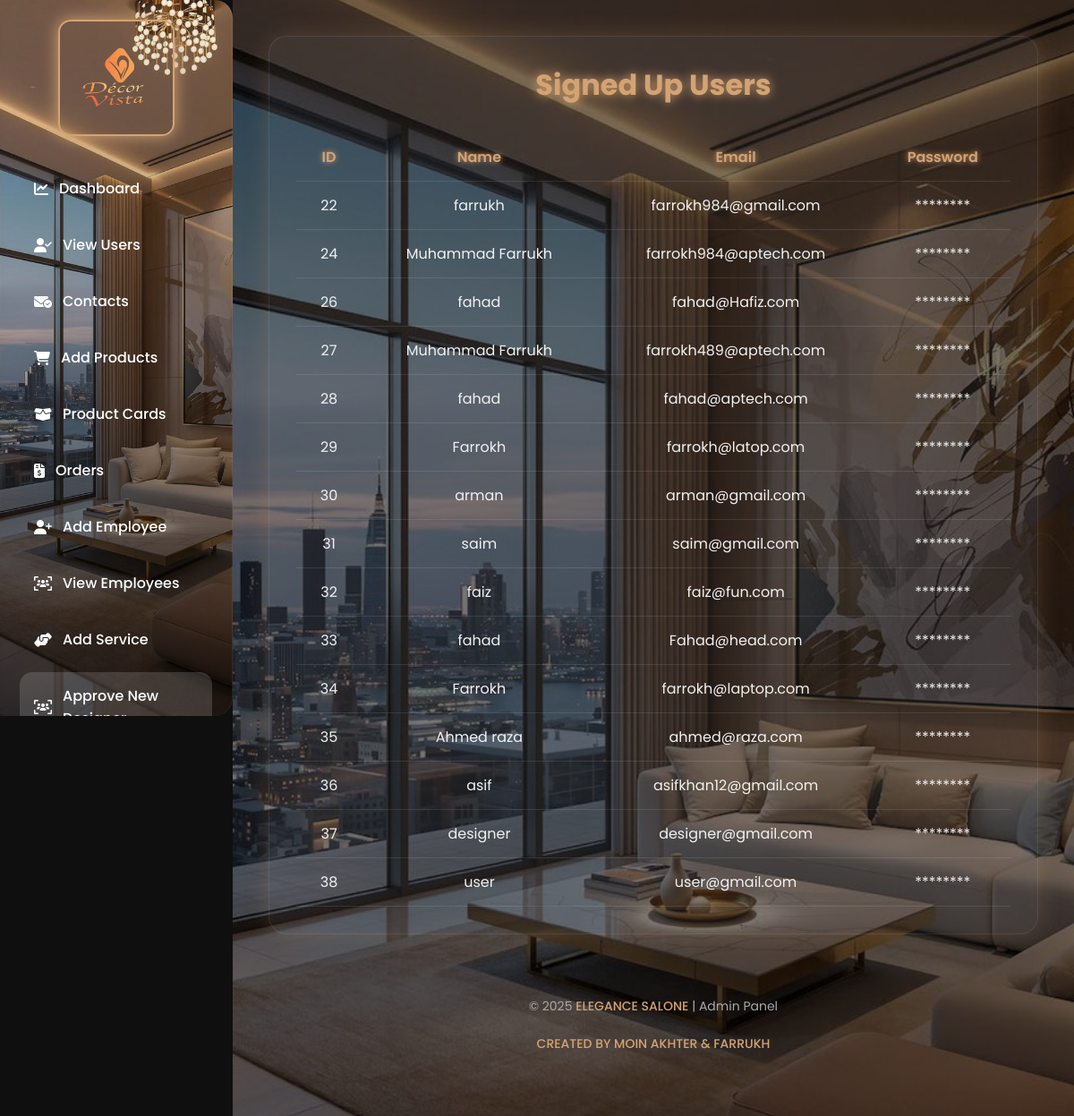
The page /Signup_view.php (signed in) on the database its author committed.
### tables this page shows
CREATE TABLE `users` (
  `id` int(11) NOT NULL,
  `name` varchar(80) NOT NULL,
  `email` varchar(100) NOT NULL,
  `password` varchar(255) NOT NULL,
  `role` enum('user','designer','admin') NOT NULL DEFAULT 'user',
  `is_approved` tinyint(1) NOT NULL DEFAULT 1,
  `created_at` timestamp NOT NULL DEFAULT current_timestamp()
);

### Signup_view.php (the view, shortened to what this page needs)
<?php
include "db.php";
$query = "SELECT * FROM users";
$result = mysqli_query($conn, $query);
?>
<!DOCTYPE html>
<html lang="en">
<head>
  <link rel="stylesheet" href="https://cdnjs.cloudflare.com/ajax/libs/font-awesome/6.4.0/css/all.min.css">
</head>
<body>
  <div class="sidebar">
    <div class="logo">
      <img src="decorevistaimages/logo.png" alt="Logo" />
    </div>
     <nav>
            <a href="admin.php"><i class="fa-solid fa-chart-line"></i> Dashboard</a>
            <a href="Signup_view.php"><i class="fa-solid fa-user-check"></i> View Users</a>
            <a href="contect_view.php"><i class="fa-solid fa-envelope-circle-check"></i> Contacts</a>
            <a href="admin_add_product3.php"><i class="fa-solid fa-cart-shopping"></i> Add Products</a>
            <a href="view_products_cards.php"><i class="fa-solid fa-box-open"></i> Product Cards</a>
            <a href="admin_order.php"><i class="fa-solid fa-file-invoice-dollar"></i> Orders</a>
            <a href="admin_add_employee.php"><i class="fa-solid fa-user-plus"></i> Add Employee</a>
            <a href="admin_view_employee.php"><i class="fa-solid fa-users-viewfinder"></i> View Employees</a>
            <a href="appointment_service_add.php"><i class="fa-solid fa-handshake-angle"></i> Add Service</a>
            <a href="designer-approval.php" style="background:rgba(255,255,255,0.15);"><i
                    class="fa-solid fa-users-viewfinder"></i> Approve New Designer</a>
        </nav>
  </div>
<div class="main-content">
  <div class="container">
    <h2>Signed Up Users</h2>
    <table>
      <thead>
        <tr>
          <th>ID</th>
          <th>Name</th>
          <th>Email</th>
          <th>Password</th>
        </tr>
      </thead>
      <tbody>
        <?php while ($row = mysqli_fetch_assoc($result)): ?>
        <tr>
          <td><?= $row['id']; ?></td>
          <td><?= $row['name']; ?></td>
          <td><?= $row['email']; ?></td>
          <td>********</td>
        </tr>
        <?php endwhile; ?>
      </tbody>
    </table>
  </div>
  <footer>
    &copy; <?= date("Y") ?> <span>ELEGANCE SALONE</span> | Admin Panel<br><br>
    <span>CREATED BY MOIN AKHTER & FARRUKH</span>
  </footer>
</div>
</body>
</html>

### Signup_view.php (style rules this page uses)
:root { --brand-accent: #d4a373; --brand-hover: #b89560; --bg-dark: #0f0f0f; --card-bg: rgba(255, 255, 255, 0.06); --text-light: #f1f1f1; --sidebar-width: 260px; --shadow-glow: 0 0 18px var(--brand-accent); --glass-blur: blur(16px); }
* { margin: 0; padding: 0; box-sizing: border-box; }
body { font-family: 'Poppins', sans-serif; background: var(--bg-dark); color: var(--text-light); display: flex; min-height: 100vh; overflow-x: hidden; }
.sidebar { width: var(--sidebar-width); background: linear-gradient(180deg, rgba(212,163,115,0.1), rgba(0,0,0,0.7)), url('decorevistaimages/aaca7cec36ff5dd44456a145fc7a6b70.jpg') center/cover no-repeat; padding: 22px; position: fixed; height: 100vh; overflow-y: auto; border-right: 1px solid rgba(255, 255, 255, 0.08); backdrop-filter: var(--glass-blur); z-index: 1001; transition: transform 0.3s ease-in-out; border-radius: 0 20px 20px 0; }
.sidebar .logo { text-align: center; margin-bottom: 25px; }
.sidebar .logo img { width: 130px; border-radius: 14px; border: 2px solid var(--brand-accent); box-shadow: var(--shadow-glow); }
.sidebar nav a { display: flex; align-items: center; color: #fff; text-decoration: none; padding: 14px 16px; margin: 10px 0; border-radius: 14px; font-weight: 500; font-size: 16px; gap: 12px; transition: 0.35s ease, transform 0.2s ease; }
.main-content { margin-left: var(--sidebar-width); padding: 40px; flex: 1; width: calc(100% - var(--sidebar-width)); background: url('decorevistaimages/aaca7cec36ff5dd44456a145fc7a6b70.jpg') center/cover no-repeat; position: relative; z-index: 1; overflow-x: hidden; min-height: 100vh; }
.main-content::before { content: ''; position: absolute; inset: 0; background: rgba(0,0,0,0.55); z-index: 0; }
.main-content > * { position: relative; z-index: 1; }
h2 { font-size: 32px; color: var(--brand-accent); margin-bottom: 30px; text-align: center; text-shadow: 0 0 12px var(--brand-accent); }
.container { background: var(--card-bg); padding: 30px; border-radius: 20px; width: 100%; max-width: 1200px; margin: 0 auto; box-shadow: 0 0 28px rgba(212,163,115,0.2); border: 1px solid rgba(255,255,255,0.08); overflow-x: auto; }
table { width: 100%; border-collapse: collapse; color: var(--text-light); min-width: 600px; }
th, td { padding: 14px 18px; text-align: center; border-bottom: 1px solid rgba(255,255,255,0.1); }
th { color: var(--brand-accent); font-weight: 600; text-shadow: 0 0 6px var(--brand-accent); }
footer { text-align: center; padding: 30px 10px; font-size: 14px; margin-top: 40px; color: #aaa; }
footer span { color: var(--brand-accent); font-weight: 500; }

### rows shown on the page
users: id "22", name "farrukh", email "farrokh984@gmail.com"
users: id "24", name "Muhammad Farrukh", email "farrokh984@aptech.com"
users: id "26", name "fahad", email "fahad@Hafiz.com"
users: id "27", name "Muhammad Farrukh", email "farrokh489@aptech.com"
users: id "28", name "fahad", email "fahad@aptech.com"
users: id "29", name "Farrokh", email "farrokh@latop.com"
users: id "30", name "arman", email "arman@gmail.com"
users: id "31", name "saim", email "saim@gmail.com"
users: id "32", name "faiz", email "faiz@fun.com"
users: id "33", name "fahad", email "Fahad@head.com"
users: id "34", name "Farrokh", email "farrokh@laptop.com"
users: id "35", name "Ahmed raza", email "ahmed@raza.com"
users: id "36", name "asif", email "asifkhan12@gmail.com"
users: id "37", name "designer", email "designer@gmail.com"
users: id "38", name "user", email "user@gmail.com"
